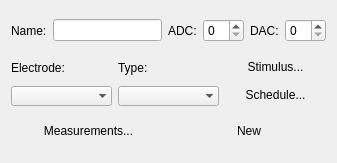
<?xml version="1.0" encoding="UTF-8"?>
<ui version="4.0">
 <class>SynapticPathwayWidget</class>
 <widget class="QWidget" name="SynapticPathwayWidget">
  <property name="geometry">
   <rect>
    <x>0</x>
    <y>0</y>
    <width>337</width>
    <height>163</height>
   </rect>
  </property>
  <property name="windowTitle">
   <string>Form</string>
  </property>
  <layout class="QVBoxLayout" name="verticalLayout_4">
   <item>
    <layout class="QHBoxLayout" name="horizontalLayout">
     <item>
      <widget class="QLabel" name="label">
       <property name="text">
        <string>Name:</string>
       </property>
       <property name="buddy">
        <cstring>nameLineEdit</cstring>
       </property>
      </widget>
     </item>
     <item>
      <widget class="QLineEdit" name="nameLineEdit"/>
     </item>
     <item>
      <widget class="QLabel" name="label_2">
       <property name="text">
        <string>ADC:</string>
       </property>
       <property name="buddy">
        <cstring>adcSpinBox</cstring>
       </property>
      </widget>
     </item>
     <item>
      <widget class="QSpinBox" name="adcSpinBox"/>
     </item>
     <item>
      <widget class="QLabel" name="label_3">
       <property name="text">
        <string>DAC:</string>
       </property>
       <property name="buddy">
        <cstring>adcSpinBox</cstring>
       </property>
      </widget>
     </item>
     <item>
      <widget class="QSpinBox" name="dacSpinBox"/>
     </item>
    </layout>
   </item>
   <item>
    <layout class="QHBoxLayout" name="horizontalLayout_3">
     <item>
      <layout class="QVBoxLayout" name="verticalLayout">
       <item>
        <widget class="QLabel" name="label_4">
         <property name="toolTip">
          <string>Electrode mode</string>
         </property>
         <property name="statusTip">
          <string>Electrode mode</string>
         </property>
         <property name="whatsThis">
          <string>Electrode mode</string>
         </property>
         <property name="text">
          <string>Electrode:</string>
         </property>
         <property name="buddy">
          <cstring>electrodeModeComboBox</cstring>
         </property>
        </widget>
       </item>
       <item>
        <widget class="QComboBox" name="electrodeModeComboBox">
         <property name="frame">
          <bool>false</bool>
         </property>
        </widget>
       </item>
      </layout>
     </item>
     <item>
      <layout class="QVBoxLayout" name="verticalLayout_2">
       <item>
        <widget class="QLabel" name="label_5">
         <property name="text">
          <string>Type:</string>
         </property>
         <property name="buddy">
          <cstring>pathTypeComboBox</cstring>
         </property>
        </widget>
       </item>
       <item>
        <widget class="QComboBox" name="pathTypeComboBox">
         <property name="frame">
          <bool>false</bool>
         </property>
        </widget>
       </item>
      </layout>
     </item>
     <item>
      <layout class="QVBoxLayout" name="verticalLayout_3">
       <item>
        <widget class="QPushButton" name="stimulusPushButton">
         <property name="text">
          <string>Stimulus...</string>
         </property>
         <property name="flat">
          <bool>true</bool>
         </property>
        </widget>
       </item>
       <item>
        <widget class="QPushButton" name="schedulePushButton">
         <property name="text">
          <string>Schedule...</string>
         </property>
         <property name="flat">
          <bool>true</bool>
         </property>
        </widget>
       </item>
      </layout>
     </item>
    </layout>
   </item>
   <item>
    <layout class="QHBoxLayout" name="horizontalLayout_2">
     <item>
      <widget class="QPushButton" name="measurementsPushButton">
       <property name="text">
        <string>Measurements...</string>
       </property>
       <property name="flat">
        <bool>true</bool>
       </property>
      </widget>
     </item>
     <item>
      <widget class="QPushButton" name="createObjectPushButton">
       <property name="text">
        <string>New</string>
       </property>
       <property name="flat">
        <bool>true</bool>
       </property>
      </widget>
     </item>
    </layout>
   </item>
  </layout>
 </widget>
 <resources/>
 <connections/>
</ui>
